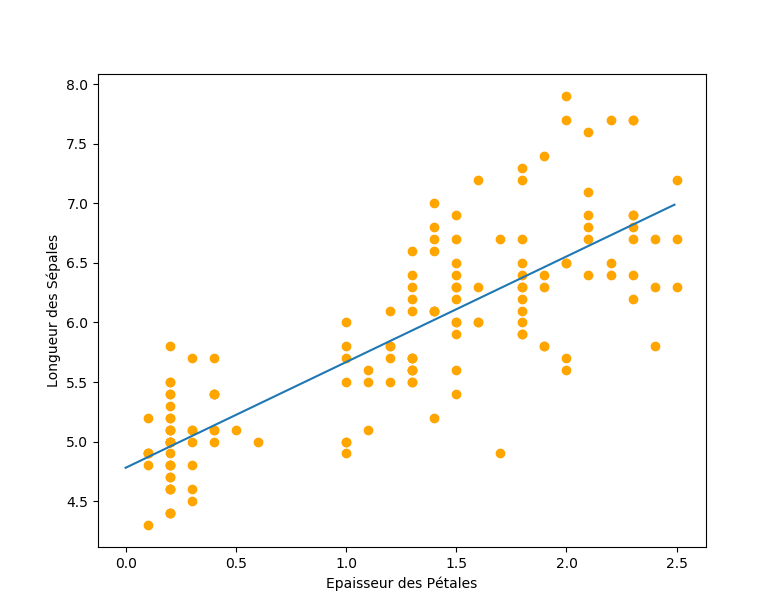

Write Python code to recreate this figure.
import pandas as pd
import numpy as np
from sklearn.linear_model import LinearRegression
from matplotlib import pyplot as plt
iris = pd.read_csv('./C3/data1.csv')
X = iris.PetalWidth.values.reshape(-1,1)
Y = iris.SepalLength
lr = LinearRegression()
lr.fit(X,Y)
plt.scatter(X,Y,c="orange")
plt.xlabel("Epaisseur des Petales")
plt.ylabel("Longueur des Sepales")
test = np.arange(0,2.5,0.01).reshape(-1,1)
plt.plot(test,lr.predict(test))
plt.show()
